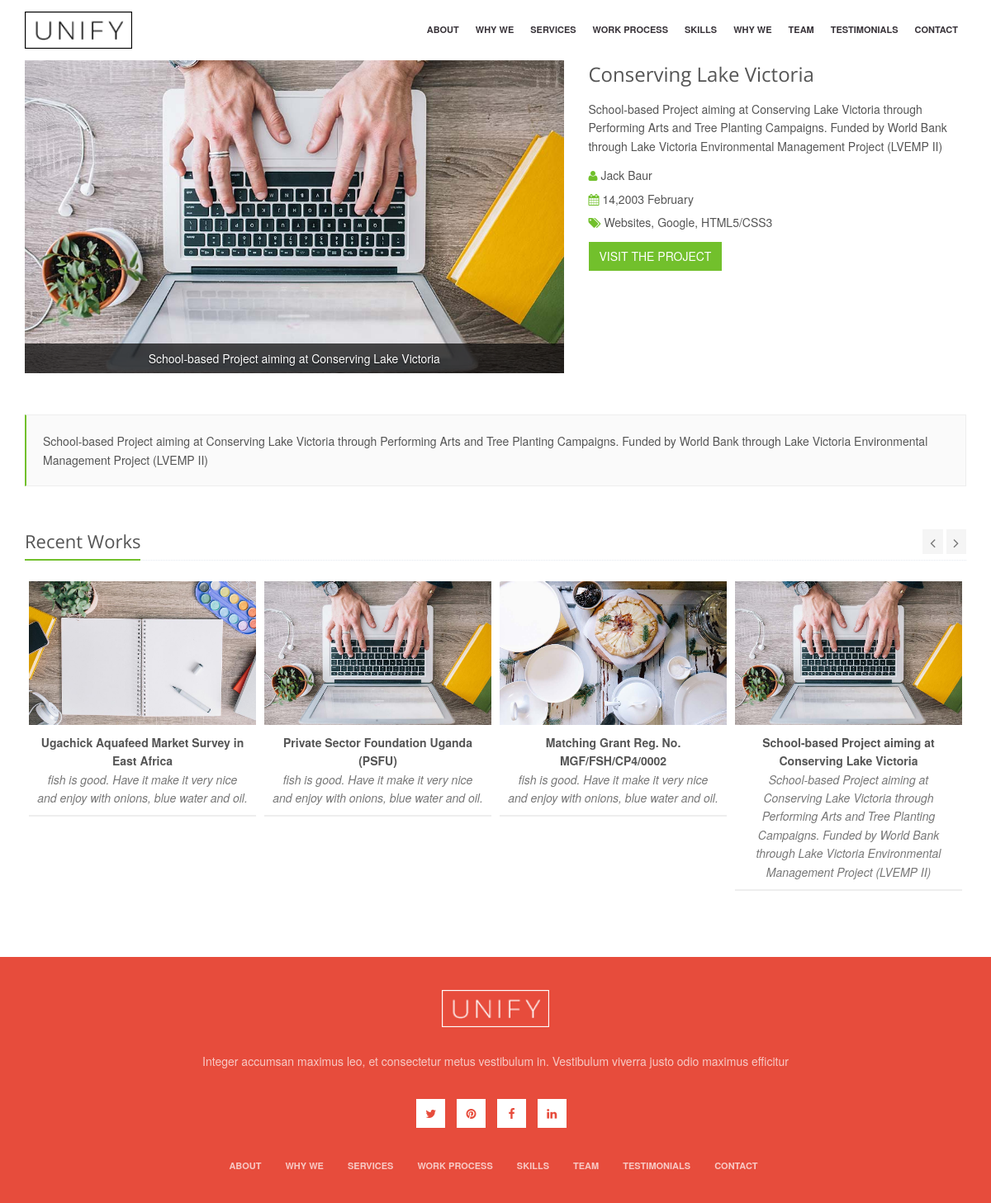
Screenshot of /welcome/tryPage/4 with the database file from the repository.
### tables this page shows
CREATE TABLE `portifolio` (
  `portifolio_id` int(30) NOT NULL,
  `portifolio_name` varchar(230) NOT NULL,
  `portifolio_image` varchar(150) NOT NULL,
  `portifolio_description` text NOT NULL,
  `date_joined` datetime NOT NULL DEFAULT CURRENT_TIMESTAMP,
  `category` enum('Fishery','Educ','philosp','market') NOT NULL
);

### application/controllers/Welcome.php (called while the page is built, shortened)
<?php
class Welcome extends CI_Controller {
	public function __construct(){
		$this->load->model("Portifolio");
	}
	public function tryPage( $id )
	{
		$data = array("portifolio"=>$this->Portifolio->get_portifolio($id), "portifolios"=>$this->Portifolio->get_portifolios());
		$this->load->view('try', $data);
	}
}

### index.php (called while the page is built, shortened)
<?php
require_once BASEPATH.'core/CodeIgniter.php';

### application/models/Portifolio.php (called while the page is built, shortened)
<?php
class Portifolio extends CI_Model {
    public $table;
    public $order_by;
    function __construct(){
        $this->table = "portifolio";
        $this->order_by = "date_joined";
    }
    function get_portifolios(){
        $this->db->order_by($this->order_by, 'DESC');
        $result  = $this->db->get($this->table);
        return $result->result();
    }
    function get_portifolio($id){
        $this->db->where("portifolio_id", $id);
        $result  = $this->db->get($this->table);
        return $result->row();
    }
}

### application/views/try.php (the view, shortened to what this page needs)
<!DOCTYPE html>
<html lang="en-us">
<head>
	<link rel="stylesheet" href="<?php echo base_url();?>asset1/plugins/bootstrap/css/bootstrap.min.css">
	<link rel="stylesheet" href="<?php echo base_url();?>asset1/css/app.css">
	<link rel="stylesheet" href="<?php echo base_url();?>asset1/css/blocks.css">
	<link rel="stylesheet" href="<?php echo base_url();?>asset1/css/plugins.css">
	<link rel="stylesheet" href="<?php echo base_url();?>asset1/css/style.css">
	<link rel="stylesheet" href="<?php echo base_url();?>asset1/css/headers/header-default.css">
	<link rel="stylesheet" href="<?php echo base_url();?>asset1/css/footers/footer-v1.css">
	<link rel="stylesheet" href="<?php echo base_url();?>assets/css/portfolio-v2.css">
    <link rel="stylesheet" href="<?php echo base_url();?>assets/plugins/owl-carousel/owl-carousel/owl.carousel.css">
	<link rel="stylesheet" href="<?php echo base_url();?>asset1/plugins/animate.css">
	<link rel="stylesheet" href="<?php echo base_url();?>asset1/plugins/line-icons/line-icons.css">
	<link rel="stylesheet" href="<?php echo base_url();?>asset1/plugins/font-awesome/css/font-awesome.min.css">
	<link rel="stylesheet" href="<?php echo base_url();?>asset1/plugins/owl-carousel2/assets/owl.carousel.css">
	<link rel="stylesheet" href="<?php echo base_url();?>asset1/plugins/sky-forms-pro/skyforms/css/sky-forms.css">
	<link rel="stylesheet" href="<?php echo base_url();?>asset1/plugins/sky-forms-pro/skyforms/custom/custom-sky-forms-v2.css">
	<link rel="stylesheet" type="text/css" href="<?php echo base_url();?>asset1/plugins/revolution-slider/revolution/fonts/pe-icon-7-stroke/css/pe-icon-7-stroke.css">
	<link rel="stylesheet" type="text/css" href="<?php echo base_url();?>asset1/plugins/revolution-slider/revolution/css/settings.css">
	<link rel="stylesheet" type="text/css" href="<?php echo base_url();?>asset1/plugins/revolution-slider/revolution/css/layers.css">
	<link rel="stylesheet" type="text/css" href="<?php echo base_url();?>asset1/plugins/revolution-slider/revolution/css/navigation.css">
	<link rel="stylesheet" href="<?php echo base_url();?>asset1/css/agency.style.css">
	<link rel="stylesheet" href="<?php echo base_url();?>asset1/css/custom.css">
</head>
<body id="body" data-spy="scroll" data-target=".one-page-header" class="demo-lightbox-gallery">
	<main class="wrapper">
		<nav class="one-page-header navbar navbar-default navbar-fixed-top one-page-nav-scrolling one-page-nav__fixed" data-role="navigation">
			<div class="container">
				<div class="menu-container page-scroll">
					<a class="navbar-brand" href="#body">
						<img src="<?php echo base_url();?>assets/img/logo-dark3.png" alt="">
					</a>
				</div>
				<div class="collapse navbar-collapse navbar-ex1-collapse">
					<div class="menu-container">
						<ul class="nav navbar-nav">
							<li class="page-scroll">
								<a href="<?php echo base_url();?>welcome/index#About">
									<span data-hover="About">About</span>
								</a>
							</li>
							<li class="page-scroll">
								<a href="<?php echo base_url();?>welcome/index#WhyWe">
									<span data-hover="Why We">Why We</span>
								</a>
							</li>
							<li class="page-scroll">
								<a href="<?php echo base_url();?>welcome/index#Services">
									<span data-hover="Services">Services</span>
								</a>
							</li>
							<li class="page-scroll">
								<a href="<?php echo base_url();?>welcome/index#WorkProcess">
									<span data-hover="Work Process">Work Process</span>
								</a>
							</li>
							<li class="page-scroll">
								<a href="<?php echo base_url();?>welcome/index#Skills">
									<span data-hover="Skills">Skills</span>
								</a>
							</li>
							<li class="page-scroll">
								<a href="<?php echo base_url();?>welcome/index#Portifolio">
									<span data-hover="Why We">Why We</span>
								</a>
							</li>
							<li class="page-scroll">
								<a href="<?php echo base_url();?>welcome/index#Team">
									<span data-hover="Team">Team</span>
								</a>
							</li>
							<li class="page-scroll">
								<a href="<?php echo base_url();?>welcome/index#Testimonials">
									<span data-hover="Testimonials">Testimonials</span>
								</a>
							</li>
							<li class="page-scroll">
								<a href="<?php echo base_url();?>/welcome/index#Contact">
									<span data-hover="Contact">Contact</span>
								</a>
							</li>
						</ul>
					</div>
				</div>
			</div>
		</nav>
		 <div class="container content">
    	<div class="row portfolio-item margin-bottom-50">
            <div class="col-md-7">
                <div class="carousel slide carousel-v1" id="myCarousel">
                    <div class="carousel-inner">
                        <div class="item active">
                            <img alt="" src="<?php echo base_url();?>assets/img/main/<?php  echo $portifolio->portifolio_image;  ?>">
                            <div class="carousel-caption">
                                <p><?php echo $portifolio->portifolio_name; ?></p>
                            </div>
                        </div>
                    </div>
                </div>
            </div>
            <div class="col-md-5">
            	<h2><?php  echo $portifolio->portifolio_name;  ?></h2>
                <p><?php  echo $portifolio->portifolio_description;  ?></p>
                <ul class="list-unstyled">
                	<li><i class="fa fa-user color-green"></i> Jack Baur</li>
                	<li><i class="fa fa-calendar color-green"></i> 14,2003 February</li>
                	<li><i class="fa fa-tags color-green"></i> Websites, Google, HTML5/CSS3</li>
                </ul>
                <a href="#" class="btn-u btn-u-large">VISIT THE PROJECT</a>
            </div>
        </div>
        <div class="tag-box tag-box-v2">
			<p><?php  echo $portifolio->portifolio_description;  ?></p>
        </div>
        <div class="owl-carousel-v1 owl-work-v1 margin-bottom-40">
            <div class="headline"><h2 class="pull-left">Recent Works</h2>
                <div class="owl-navigation">
                    <div class="customNavigation">
                        <a class="owl-btn prev-v2"><i class="fa fa-angle-left"></i></a>
                        <a class="owl-btn next-v2"><i class="fa fa-angle-right"></i></a>
                    </div>
                </div>
            </div>
            <div class="owl-recent-works-v1">
				<?php
					if( count( $portifolios) > 0 ) {
							foreach( $portifolios as $portifolio){
							echo '<div class="item">
								<a href="'.base_url().'welcome/tryPage/'.$portifolio->portifolio_id.'">
								<em class="overflow-hidden">
								<img class="img-responsive" src="'.base_url().'assets/img/main/'.$portifolio->portifolio_image.'" alt="">
								</em>
								<span>
								<strong>'.$portifolio->portifolio_name.'</strong>
								<i>'.$portifolio->portifolio_description.'</i>
								</span>
								</a>
							</div>';
							}
					}
				?>
            </div>
        </div>
    </div>
		<div class="footer-v9 text-center">
			<div class="container">
				<div class="page-scroll">
					<a href="#body" class="footer-logo">
						<img src="<?php echo base_url();?>assets/img/logo-light3.png" alt="Logo" class="g-mb-30">
					</a>
				</div>
				<div class="g-mb-35">Integer accumsan maximus leo, et consectetur metus vestibulum in. Vestibulum viverra justo odio maximus efficitur</div>
				<ul class="g-social-icons-v2 g-mb-30">
					<li>
						<a href="#">
							<i class="fa fa-twitter"></i>
						</a>
					</li>
					<li>
						<a href="#">
							<i class="fa fa-pinterest"></i>
						</a>
					</li>
					<li>
						<a href="#">
							<i class="fa fa-facebook"></i>
						</a>
					</li>
					<li>
						<a href="#">
							<i class="fa fa-linkedin"></i>
						</a>
					</li>
				</ul>
				<ul class="footer-v9-menu list-inline">
					<li class="page-scroll">
						<a href="#About">About</a>
					</li>
					<li class="page-scroll">
						<a href="#WhyWe">Why We</a>
					</li>
					<li class="page-scroll">
						<a href="#Services">Services</a>
					</li>
					<li class="page-scroll">
						<a href="#WorkProcess">Work Process</a>
					</li>
					<li class="page-scroll">
						<a href="#Skills">Skills</a>
					</li>
					<li class="page-scroll">
						<a href="#Team">Team</a>
					</li>
					<li class="page-scroll">
						<a href="#Testimonials">Testimonials</a>
					</li>
					<li class="page-scroll">
						<a href="#Contact">Contact</a>
					</li>
				</ul>
			</div>
		</div>
	</main>
</body>
</html>

### asset1/css/app.css (style rules this page uses)
* { border-radius: 0; }
a, a:focus, a:hover, a:active, button, button:hover { outline: 0 !important; }
h2 { font-size: 24px; line-height: 33px; }
h1, h2, h3, h4, h5, h6 { color: #555; margin-top: 5px; text-shadow: none; font-weight: normal; font-family: "Open Sans", Arial, sans-serif; }
.headline { display: block; margin: 10px 0 25px 0; border-bottom: 1px dotted #e4e9f0; }
.headline h2 { font-size: 22px; }
.headline h2, .headline h3, .headline h4 { margin: 0 0 -2px 0; padding-bottom: 5px; display: inline-block; border-bottom: 2px solid #72c02c; }
.carousel-v1 .carousel-caption { left: 0; right: 0; bottom: 0; padding: 7px 15px; background: rgba(0, 0, 0, 0.7); }
.carousel-v1 .carousel-caption p { color: #fff; margin-bottom: 0; }
.btn-u { border: 0; color: #fff; font-size: 14px; cursor: pointer; font-weight: 400; padding: 6px 13px; position: relative; background: #72c02c; white-space: nowrap; display: inline-block; text-decoration: none; }
i.icon-color-u, i.icon-color-red, i.icon-color-sea, i.icon-color-dark, i.icon-color-grey, i.icon-color-blue, i.icon-color-green, i.icon-color-yellow, i.icon-color-orange, i.icon-color-purple, i.icon-color-aqua, i.icon-color-brown, i.icon-color-dark-blue, i.icon-color-light-grey, i.icon-color-light-green, { background: none; }
.tag-box { padding: 20px; background: #fff; margin-bottom: 30px; }
.tag-box p { margin-bottom: 0; }
.tag-box-v2 { background: #fafafa; border: solid 1px #eee; border-left: solid 2px #72c02c; }
.content { padding-top: 40px; padding-bottom: 40px; }
.margin-bottom-5, .margin-bottom-10, .margin-bottom-15, .margin-bottom-20, .margin-bottom-25, .margin-bottom-30, .margin-bottom-35, .margin-bottom-40, .margin-bottom-45, .margin-bottom-50, .margin-bottom-55, .margin-bottom-60, .margin-bottom-100 { clear:both; }
.margin-bottom-40 { margin-bottom:40px; }
.margin-bottom-50 { margin-bottom:50px; }
.color-green { color: #72c02c; }
.overflow-hidden { overflow: hidden; }

### assets1/css/plugins.css (style rules this page uses)
.owl-btn { color: #777; cursor: pointer; font-size: 18px; padding: 2px 9px; text-align: center; background: #f5f5f5; }
.owl-carousel-v1 .owl-navigation { text-align: right; margin-bottom: 20px; }
.owl-carousel-v1 .item { margin: 0 5px; }
.owl-carousel-v1 .item img { text-align: center; }
.owl-work-v1 .owl-navigation { top: 3px; position: relative; }
.owl-work-v1 .owl-navigation { margin-bottom: 10px; }
.owl-work-v1 .item a { text-align: center; }
.owl-work-v1 .item em.overflow-hidden { display: block; }
.owl-work-v1 .item a span { display: block; padding: 10px; border-bottom: solid 2px #eee; }
.owl-work-v1 .item a strong { color: #555; display: block; }
.owl-work-v1 .item a i { color: #777; }
.owl-work-v1 .item a img { -webkit-transition: all 0.8s ease-in-out; -moz-transition: all 0.8s ease-in-out; -o-transition: all 0.8s ease-in-out; -ms-transition: all 0.8s ease-in-out; transition: all 0.8s ease-in-out; }

### asset1/css/style.css (style rules this page uses)
body { color: #333; font-size: 13px; line-height: 1.6; }
p, li, li a, label { color: #555; }
a { color: #72c02c; text-decoration: none; }
a, a:focus, a:hover, a:active { outline: 0 !important; }
.wrapper { background: #fff; }
.footer-logo { margin: 17px 0 20px; }
.portfolio-item h2 { color: #555; font-size: 24px; margin: 0 0 15px; }
.portfolio-item li { padding: 3px 0; }

### rows the page displays
portifolio: portifolio_image (picture), portifolio_name "School-based Project aiming at Conserving Lake Victoria", portifolio_description "School-based Project aiming at Conserving Lake Victoria through Performing Arts and Tree Planting Campaigns. Funded by World Bank through Lake Victoria Environmental Management Project (LVEMP II)"
portifolio: portifolio_image (picture), portifolio_name "Ugachick Aquafeed Market Survey in East Africa", portifolio_description "fish is good. Have it make it very nice and enjoy with onions, blue water and oil."
portifolio: portifolio_image (picture), portifolio_name "Private Sector Foundation Uganda (PSFU)", portifolio_description "fish is good. Have it make it very nice and enjoy with onions, blue water and oil."
portifolio: portifolio_image (picture), portifolio_name "Matching Grant Reg. No. MGF/FSH/CP4/0002", portifolio_description "fish is good. Have it make it very nice and enjoy with onions, blue water and oil."
